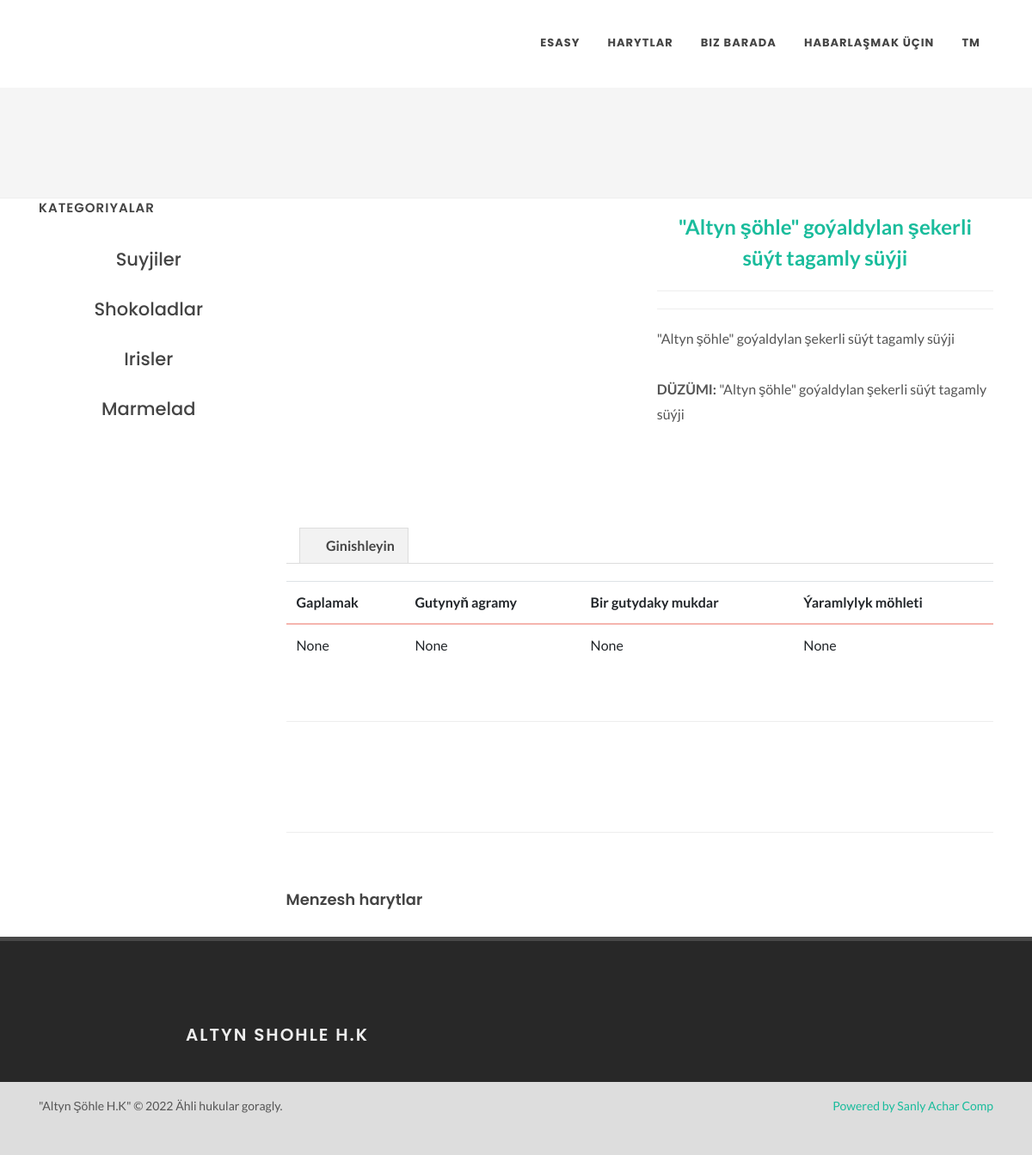
The app's page /products_detail/1/ with its own data.
### core/models.py (models this page shows, shortened)
class Category(models.Model):
    name = models.CharField(max_length=100, blank=True, null=True, verbose_name="Ady")
    desc = models.CharField(max_length=255, blank=True, null=True, verbose_name="Beýany")
    image = models.ImageField(upload_to='category', blank=True, null=True, verbose_name='Kategoriyalar')
    class Meta:
        verbose_name = 'Kategoryia'
        verbose_name_plural = 'Kategoriyalar'
    def __str__(self):
        return self.name

class Product(models.Model):
    category = models.ForeignKey(Category, on_delete=models.PROTECT, verbose_name='Haysy kategoriya degishliligi')
    sale = models.BooleanField(default=False)
    new =  models.BooleanField(default=False)
    name = models.CharField(max_length=255, blank=True, null=True)
    title = models.TextField(blank=True, null=True)
    desc = models.TextField(blank=True, null=True)
    main_image = models.ImageField(upload_to='product', blank=True, null=True, verbose_name='Esasy Haryt')
    second_image = models.ImageField(upload_to='product', blank=True, null=True, verbose_name='ikinji Haryt')
    three_image = models.ImageField(upload_to='product', blank=True, null=True, verbose_name='uchunji Haryt')
    packing = models.CharField(max_length=255, blank=True, null=True, verbose_name='Gaplamak')
    box_weight = models.CharField(max_length=255, blank=True, null=True, verbose_name='Gutynyň agramy')
    quantity_in_the_box = models.CharField(max_length=255, blank=True, null=True, verbose_name='Bir gutydaky mukdar')
    shelf_life = models.CharField(max_length=255, blank=True, null=True, verbose_name='Ýaramlylyk möhleti')
    protein = models.CharField(max_length=255, blank=True, null=True, verbose_name='Belok')
    fat = models.CharField(max_length=255, blank=True, null=True, verbose_name='Yag')
    carbohydrate = models.CharField(max_length=255, blank=True, null=True, verbose_name='Uglerod')
    the_energy_value = models.CharField(max_length=255, blank=True, null=True, verbose_name='Kuwwatlylyk gymmaty')
    weight = models.CharField(max_length=255, blank=True, null=True, verbose_name='Agramy')
    class Meta:
        verbose_name = 'Haryt'
        verbose_name_plural = 'Harytlar'

### core/views.py (the view)
# urls.py: path('products_detail/<int:id>/', products_detail, name='products_detail'),
def products_detail(request, id):
    products = Product.objects.all()
    product = products.filter(id=id)
    category = Category.objects.all()
    product_one = products[:5]
    contacts = Contacts.objects.all()
    context = {
        'product':product,
        'category': category,
        'product_one': product_one,
        'contacts': contacts
    }
    return render(request, 'content/product_detail.html', context)

### templates/content/product_detail.html (shortened to what this page needs)
{% extends 'base.html' %}
{% load static %}
{% block content %}
		<section id="page-title">
		</section>
		<section id="content">
			<div class="content-wrap">
				<div class="container clearfix">
					<div class="row gutter-40 col-mb-80">
						<div class="sidebar col-lg-3">
							<div class="sidebar-widgets-wrap">
								<div class="widget widget-filter-links">
									<h4>Kategoriyalar</h4>
									<ul class="custom-filter pl-2" data-container="#shop" data-active-class="active-filter">
                                        {% for i in category %}
										<li class="link"><a href="{% url 'products' i.id %}" data-filter=".sf-dress" >{{i.name}}</a></li>
										{% endfor %}
									</ul>
								</div>
							</div>
						</div>
						<div class="postcontent col-lg-9">
							<div class="single-product">
								<div class="product">
									<div class="row gutter-40">
                                        {% for i in product %}
										<div class="col-md-6">
											<div class="product-image">
												<div class="fslider" data-pagi="false" data-arrows="false" data-thumbs="true">
												</div>
											</div>
										</div>
										<div class="col-md-6 product-desc">
											<div class="d-flex align-items-center justify-content-between">
												<div class="product-price"> <ins>{{i.name}}</ins></div>
											</div>
											<div class="line"></div>
											<div class="line"></div>
											<p>{{i.title}}</p>
											<p> <span style="font-weight:700;"> DÜZÜMI:</span> {{i.desc}}</p>
										</div>
										<div class="col-12 mt-5">
											<div class="tabs clearfix mb-0" id="tab-1">
												<ul class="tab-nav clearfix">
													<li><a href="#tabs-1"><i class="icon-align-justify2"></i><span class="d-none d-md-inline-block"> Ginishleyin</span></a></li>
												</ul>
												<div class="tab-container">
													<table class="table">
														<thead>
														  <tr>
															<th>Gaplamak</th>
															<th>Gutynyň agramy</th>
															<th>Bir gutydaky mukdar</th>
															<th>Ýaramlylyk möhleti</th>
														  </tr>
														</thead>
														<tbody>
														  <tr>
															<td>{{i.packing}}</td>
															<td>{{i.box_weight}}</td>
															<td>{{i.quantity_in_the_box}}</td>
															<td>{{i.shelf_life}}</td>
														  </tr>
														</tbody>
													  </table>
												</div>
											</div>
											<div class="line"></div>
										</div>
                                        {% endfor %}
									</div>
								</div>
							</div>
							<div class="line"></div>
							<div class="w-100">
								<h4>Menzesh harytlar</h4>
							</div>
						</div>
					</div>
				</div>
			</div>
		</section>
{% endblock %}

### records on screen
Category: name "Suyjiler"
Category: name "Shokoladlar"
Category: name "Irisler"
Category: name "Marmelad"
Product: name "\"Altyn şöhle\" goýaldylan şekerli süýt tagamly süýji", title "\"Altyn şöhle\" goýaldylan şekerli süýt tagamly süýji", desc "\"Altyn şöhle\" goýaldylan şekerli süýt tagamly süýji", packing "None", box_weight "None", quantity_in_the_box "None", shelf_life "None"
